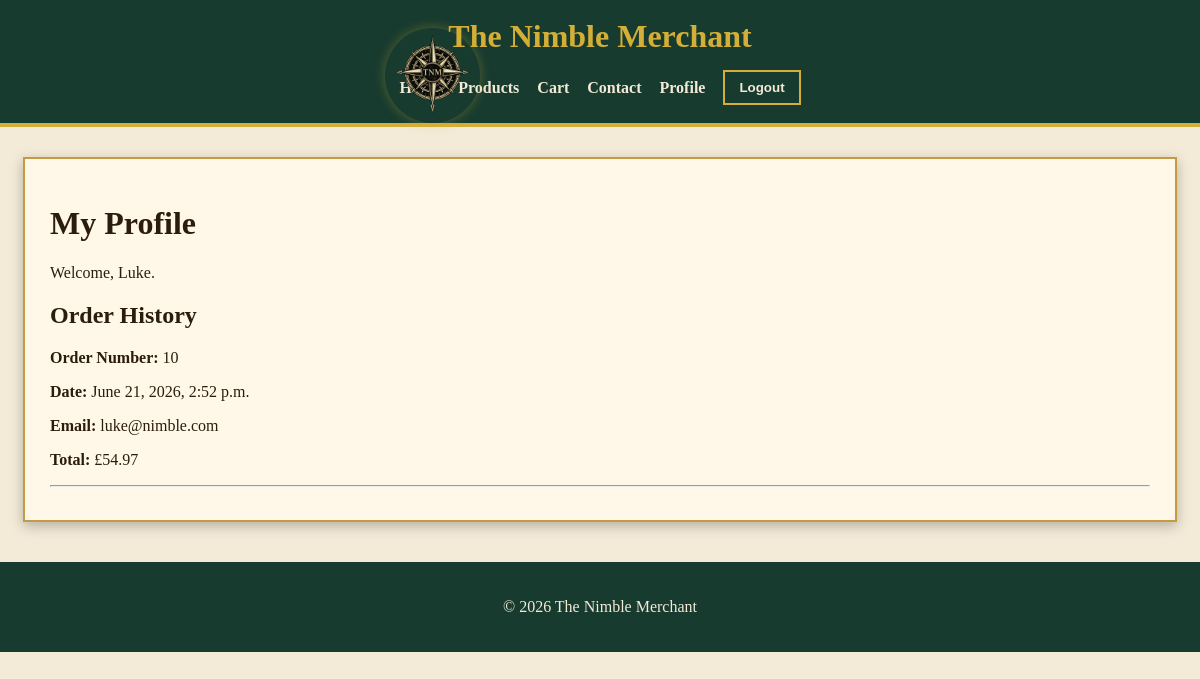
The page /accounts/profile/ (signed in) on the database its author committed.
### checkout/models.py (models this page shows, shortened)
class Order(models.Model):
    full_name = models.CharField(max_length=50)
    email = models.EmailField(max_length=254)
    phone_number = models.CharField(max_length=20)
    address = models.CharField(max_length=254)
    town_or_city = models.CharField(max_length=40)
    postcode = models.CharField(max_length=20)
    date = models.DateTimeField(auto_now_add=True)
    order_total = models.DecimalField(max_digits=10, decimal_places=2, default=0)
    user_profile = models.ForeignKey(
    User,
    null=True,
    blank=True,
    on_delete=models.SET_NULL
)

### profiles/views.py (the view)
# urls.py: path('accounts/profile/', profile_views.profile, name='profile'),
@login_required
def profile(request):
    orders = Order.objects.filter(user_profile=request.user).order_by('-date')
    context = {
        'orders': orders,
    }
    return render(request, 'profiles/profile.html', context)

### profiles/templates/profiles/profile.html
{% extends "base.html" %}
{% block content %}
<h1>My Profile</h1>
<p>Welcome, {{ user.username }}.</p>
<h2>Order History</h2>
{% if orders %}
    {% for order in orders %}
        <div>
            <p><strong>Order Number:</strong> {{ order.id }}</p>
            <p><strong>Date:</strong> {{ order.date }}</p>
            <p><strong>Email:</strong> {{ order.email }}</p>
            <p><strong>Total:</strong> £{{ order.order_total }}</p>
        </div>
        <hr>
    {% endfor %}
{% else %}
    <p>You have not placed any orders yet.</p>
{% endif %}
{% endblock %}

### static/css/base.css (style rules this page uses)
body { margin: 0; font-family: Georgia, 'Times New Roman', serif; background: #f3ead7; color: #2b1d0e; }

### rows shown on the page
Order: id "10", date "June 21, 2026, 2:52 p.m.", email "luke@nimble.com", order_total "54.97"

### other values the page prints
{{ user.username }} "Luke"
